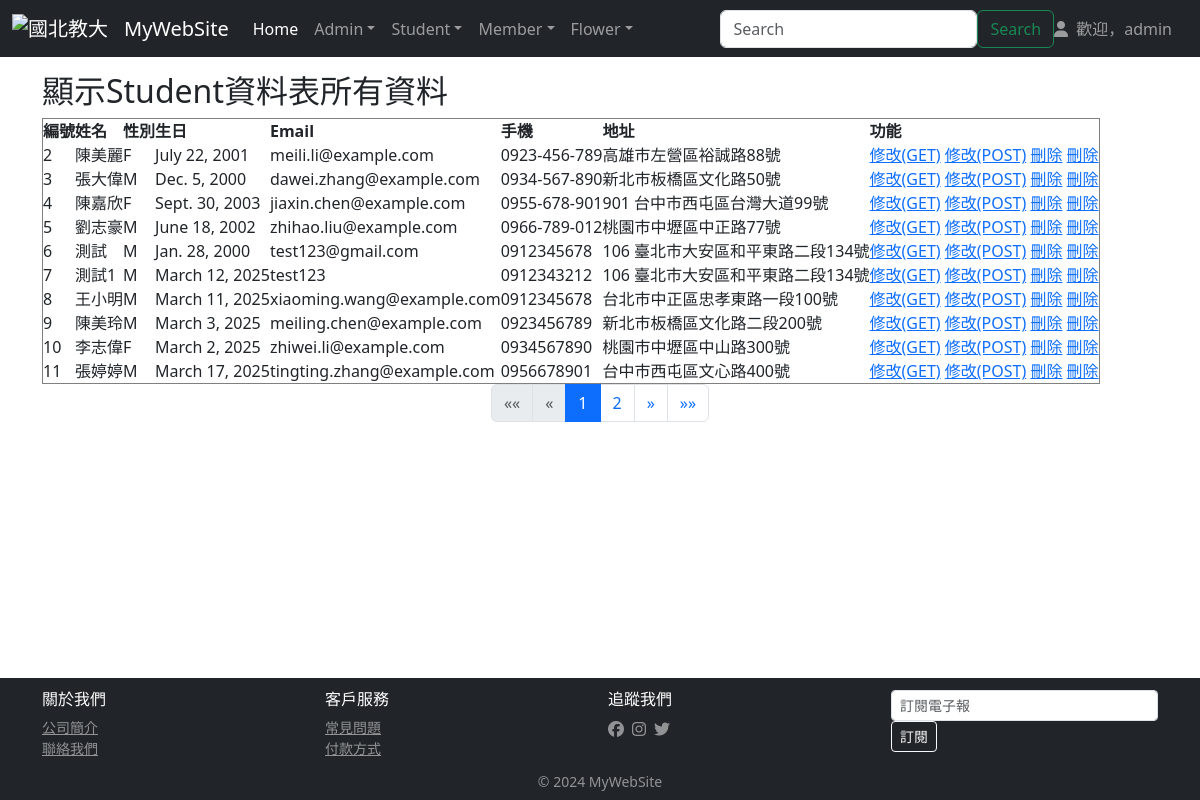
/students/index/ (signed in), run on the app's committed database.
### students/models.py (models this page shows, shortened)
class Student(models.Model):
    stdName = models.CharField(max_length=20, null=False)
    stdSex = models.CharField(max_length=2,default='M',null=False)
    stdBirth = models.DateField(null=False)
    stdEmail = models.EmailField(max_length=100,blank=True,default="")
    stdPhone = models.CharField(max_length=50,blank=True,default="")
    stdAddr=models.CharField(max_length=255,blank=True,default="")

### students/views.py (the view)
# urls.py: path('students/index/', stdViews.index),
def index(request):
    stdData = Student.objects.all().order_by('id')
    paginator = Paginator(stdData,10)
    page_number = request.GET.get('page')
    page_obj = paginator.get_page(page_number)
    return render(request, "students/index.html", locals())

### templates/students/index.html (shortened to what this page needs)
{% extends 'base.html' %}
{% block content %}
<h2 align="left">顯示Student資料表所有資料</h2>
<table border="1" cellpadding="0" cellspacing="0">
     <th>編號</th><th>姓名</th><th>性別</th><th>生日</th><th>Email</th><th>手機</th><th>地址</th><th>功能</th>
    {% for stdItem in page_obj %}
     <tr>
        <td>{{ stdItem.id }}</td>
        <td>{{ stdItem.stdName }}</td>
        <td>{{ stdItem.stdSex }}</td>
        <td>{{ stdItem.stdBirth }}</td>
        <td>{{ stdItem.stdEmail }}</td>
        <td>{{ stdItem.stdPhone }}</td>
        <td>{{ stdItem.stdAddr }}</td>
        <td>
         <a href="/students/edit/{{ stdItem.id }}/">修改(GET)</a>
         <a href="/students/edit2/{{ stdItem.id }}/load">修改(POST)</a>
         <a href="/students/delete/{{ stdItem.id }}">刪除</a>
         <a href="javascript:void(0)" onclick="if(confirm('確定要刪除此筆資料嗎?')) window.location.href='/students/delete/{{ stdItem.id }}'">刪除</a>
        </td>
     </tr>
     {% endfor %}
</table>
<div class="container">
   <nav aria-label="Page navigation">
       <ul class="pagination justify-content-center">
           {% if page_obj.has_previous %}
               <li class="page-item">
                   <a class="page-link" href="?page=1" aria-label="First">
                       <span aria-hidden="true">&laquo;&laquo;</span>
                   </a>
               </li>
               <li class="page-item">
                   <a class="page-link" href="?page={{ page_obj.previous_page_number }}" aria-label="Previous">
                       <span aria-hidden="true">&laquo;</span>
                   </a>
               </li>
           {% else %}
               <li class="page-item disabled">
                   <span class="page-link">&laquo;&laquo;</span>
               </li>
               <li class="page-item disabled">
                   <span class="page-link">&laquo;</span>
               </li>
           {% endif %}
           {% for num in page_obj.paginator.page_range %}
               {% if page_obj.number == num %}
                   <li class="page-item active">
                       <span class="page-link">{{ num }}</span>
                   </li>
               {% elif num > page_obj.number|add:'-3' and num < page_obj.number|add:'3' %}
                   <li class="page-item">
                       <a class="page-link" href="?page={{ num }}">{{ num }}</a>
                   </li>
               {% endif %}
           {% endfor %}
           {% if page_obj.has_next %}
               <li class="page-item">
                   <a class="page-link" href="?page={{ page_obj.next_page_number }}" aria-label="Next">
                       <span aria-hidden="true">&raquo;</span>
                   </a>
               </li>
               <li class="page-item">
                   <a class="page-link" href="?page={{ page_obj.paginator.num_pages }}" aria-label="Last">
                       <span aria-hidden="true">&raquo;&raquo;</span>
                   </a>
               </li>
           {% endif %}
       </ul>
   </nav>
</div>
{% endblock %}

### templates/base.html (shortened to what this page needs)
<!DOCTYPE html>
<html>
    <head>
        {% load static %}
        <link href="{% static 'css/style.css' %}" rel="stylesheet" type="text/css">
        <link href="https://cdn.jsdelivr.net/npm/bootstrap@5.3.3/dist/css/bootstrap.min.css" rel="stylesheet" integrity="sha384-
QWTKZyjpPEjISv5WaRU9OFeRpok6YctnYmDr5pNlyT2bRjXh0JMhjY6hW+ALEwIH">
        <link rel="stylesheet" href="https://cdnjs.cloudflare.com/ajax/libs/font-awesome/6.5.1/css/all.min.css">
    </head>
    <body class="d-flex flex-column min-vh-100">
        <nav class="navbar navbar-expand-md navbar-dark bg-dark fixed-top">
            <div class="container-fluid">
                <a class="navbar-brand">
                    <img src="https://www.ntue.edu.tw/var/file/0/1000/img/368/footlogo.png" width="30" height="30" class="dinline-block align-text-top" alt="國北教大">
                </a>
                <a class="navbar-brand" href="/">MyWebSite</a>
                <div class="collapse navbar-collapse" id="navbarsExampleDefault">
                    <ul class="navbar-nav me-auto mb-2 mb-md-0">
                        <li class="nav-item">
                            <a class="nav-link active" aria-current="page" href="/">Home</a>
                        </li>
                        {% if request.user.is_authenticated %}
                        {% if request.user.username == 'admin' %}
                        <li class="nav-item dropdown">
                            <a class="nav-link dropdown-toggle" href="#" role="button" data-bs-toggle="dropdown" aria-expanded="false">Admin</a>
                        </li>
                        {% endif %}
                        <li class="nav-item dropdown">
                            <a class="nav-link dropdown-toggle" href="#" role="button" data-bs-toggle="dropdown" aria-expanded="false">Student</a>
                        </li>
                        <li class="nav-item dropdown">
                            <a class="nav-link dropdown-toggle" href="#" role="button" data-bs-toggle="dropdown" aria-expanded="false">Member</a>
                        </li>
                        <li class="nav-item dropdown">
                            <a class="nav-link dropdown-toggle" href="#" role="button" data-bs-toggle="dropdown" aria-expanded="false">Flower</a>
                        </li>
                        {% endif %}
                    </ul>
                    <form action="/flower/" method="get" class="d-flex">
                        <input type="text" class="form-control" placeholder="Search" id="q" name="q" \
                        value="{{ request.GET.q}}" aria-label="Search">
                        <button class="btn btn-outline-success" type="submit">Search</button>
                    </form>
                    {% if request.user.is_authenticated %}
                    <div class="d-flex">
                        <span class="navbar-text me-3">
                            <i class="fas fa-user me-1"></i> 歡迎，{{ request.user.username }}
                        </span>
                    </div>
                    {% endif %}
                </div>
            </div>
        </nav>
        <br>
        <br>
        <br>
        <main class="container flex-grow-1">
            <div id="content">
                {% block content %}{% endblock %}
            </div>
        </main>
        <footer class="footer mt-auto py-2 bg-dark text-white">
            <div class="container">
                <div class="row row-cols-1 row-cols-sm-2 row-cols-md-4 g-3 py-1">
                    <div class="col">
                        <h6>關於我們</h6>
                        <ul class="list-unstyled small mb-0">
                            <li><a href="#" class="text-white-50">公司簡介</a></li>
                            <li><a href="#" class="text-white-50">聯絡我們</a></li>
                        </ul>
                    </div>
                    <div class="col">
                        <h6>客戶服務</h6>
                        <ul class="list-unstyled small mb-0">
                            <li><a href="#" class="text-white-50">常見問題</a></li>
                            <li><a href="#" class="text-white-50">付款方式</a></li>
                        </ul>
                    </div>
                    <div class="col">
                        <h6>追蹤我們</h6>
                        <div class="d-flex gap-2">
                            <a href="#" class="text-white-50"><i class="fab fa-facebook"></i></a>
                            <a href="#" class="text-white-50"><i class="fab fa-instagram"></i></a>
                            <a href="#" class="text-white-50"><i class="fab fa-twitter"></i></a>
                        </div>
                    </div>
                    <div class="col">
                        <div class="input-group input-group-sm">
                            <input type="email" class="form-control form-control-sm" placeholder="訂閱電子報">
                        </div>
                        <button class="btn btn-sm btn-outline-light" type="button">訂閱</button>
                    </div>
                </div>
            </div>
            <div class="text-center mt-2">
                <p class="small text-white-50 mb-0">&copy; 2024 MyWebSite</p>
            </div>
        </footer>
    </body>
</html>

### static/css/style.css (style rules this page uses)
html, body { margin: 0; padding: 0; height: 100%; border: none; }
body { margin-left: 0px; margin-top: 0px; margin-right: 0px; margin-bottom: 0px; background-image: url(images/bg.gif); }
form { margin: 0px; }

### data on the page
Student: id "2", stdName "陳美麗", stdSex "F", stdBirth "July 22, 2001", stdEmail "meili.li@example.com", stdPhone "0923-456-789", stdAddr "高雄市左營區裕誠路88號"
Student: id "3", stdName "張大偉", stdSex "M", stdBirth "Dec. 5, 2000", stdEmail "dawei.zhang@example.com", stdPhone "0934-567-890", stdAddr "新北市板橋區文化路50號"
Student: id "4", stdName "陳嘉欣", stdSex "F", stdBirth "Sept. 30, 2003", stdEmail "jiaxin.chen@example.com", stdPhone "0955-678-901", stdAddr "901 台中市西屯區台灣大道99號"
Student: id "5", stdName "劉志豪", stdSex "M", stdBirth "June 18, 2002", stdEmail "zhihao.liu@example.com", stdPhone "0966-789-012", stdAddr "桃園市中壢區中正路77號"
Student: id "6", stdName "測試", stdSex "M", stdBirth "Jan. 28, 2000", stdEmail "test123@gmail.com", stdPhone "0912345678", stdAddr "106 臺北市大安區和平東路二段134號"
Student: id "7", stdName "測試1", stdSex "M", stdBirth "March 12, 2025", stdEmail "test123", stdPhone "0912343212", stdAddr "106 臺北市大安區和平東路二段134號"
Student: id "8", stdName "王小明", stdSex "M", stdBirth "March 11, 2025", stdEmail "xiaoming.wang@example.com", stdPhone "0912345678", stdAddr "台北市中正區忠孝東路一段100號"
Student: id "9", stdName "陳美玲", stdSex "M", stdBirth "March 3, 2025", stdEmail "meiling.chen@example.com", stdPhone "0923456789", stdAddr "新北市板橋區文化路二段200號"
Student: id "10", stdName "李志偉", stdSex "F", stdBirth "March 2, 2025", stdEmail "zhiwei.li@example.com", stdPhone "0934567890", stdAddr "桃園市中壢區中山路300號"
Student: id "11", stdName "張婷婷", stdSex "M", stdBirth "March 17, 2025", stdEmail "tingting.zhang@example.com", stdPhone "0956678901", stdAddr "台中市西屯區文心路400號"

### other printed values
{{ request.user.username }} "admin"
{{ num }} "1"
{{ num }} "2"
